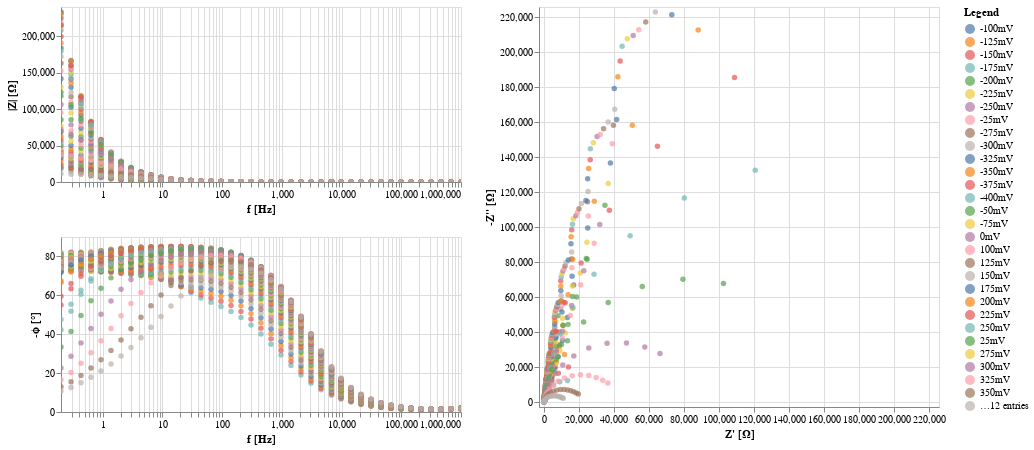

Write notebook code for a chart like this one.
### Markdown cell above
## Selection of cycles to analyze

### Code cell
from impedance.visualization import plot_altair
import altair as alt

dicts = {}
for step in range(0,potstepnumber):
    dicts[str(step*pot_step+pot_start) + "mV"] = {'f': frequencies[step], 'Z': Z[step]}
plot_altair(dicts)

### Figure 1 — Vega-Lite specification as saved in the notebook (floating-point values rounded to 4 significant figures; data arrays with more than 128 entries replaced by an {"elided": "..."} marker saying what was removed)
{"config": {"view": {"continuousWidth": 400, "continuousHeight": 300}, "background": "#FFFFFF"}, "hconcat": [{"vconcat": [{"layer": [{"mark": "circle", "encoding": {"color": {"type": "nominal", "field": "kind"}, "size": {"condition": {"value": 80, "selection": "selector001"}, "value": 30}, "x": {"type": "quantitative", "axis": {"title": "f [Hz]"}, "field": "f", "scale": {"nice": false, "type": "log"}}, "y": {"type": "quantitative", "axis": {"title": "|Z| [Ω]"}, "field": "mag"}}, "height": 175.0, "selection": {"selector001": {"type": "single", "on": "mouseover", "nearest": true, "empty": "none", "fields": ["f"]}, "selector003": {"type": "interval", "bind": "scales", "encodings": ["x", "y"]}}, "transform": [{"calculate": "sqrt(pow(datum.z_real,2) + pow(datum.z_imag,2))", "as": "mag"}, {"calculate": "-(180/PI)*atan(datum.z_imag/datum.z_real)", "as": "neg_phase"}], "width": 400}]}, {"layer": [{"mark": "circle", "encoding": {"color": {"type": "nominal", "field": "kind"}, "size": {"condition": {"value": 80, "selection": "selector001"}, "value": 30}, "x": {"type": "quantitative", "axis": {"title": "f [Hz]"}, "field": "f", "scale": {"nice": false, "type": "log"}}, "y": {"type": "quantitative", "axis": {"title": "-ϕ [°]"}, "field": "neg_phase"}}, "height": 175.0, "selection": {"selector001": {"type": "single", "on": "mouseover", "nearest": true, "empty": "none", "fields": ["f"]}, "selector003": {"type": "interval", "bind": "scales", "encodings": ["x", "y"]}}, "transform": [{"calculate": "sqrt(pow(datum.z_real,2) + pow(datum.z_imag,2))", "as": "mag"}, {"calculate": "-(180/PI)*atan(datum.z_imag/datum.z_real)", "as": "neg_phase"}], "width": 400}]}]}, {"layer": [{"mark": "circle", "encoding": {"color": {"type": "nominal", "field": "kind", "legend": {"title": "Legend"}}, "size": {"condition": {"value": 80, "selection": "selector001"}, "value": 30}, "x": {"type": "quantitative", "axis": {"title": "Z' [Ω]"}, "field": "z_real", "scale": {"domain": [29.58, 222900.0], "nice": false, "padding": 5}}, "y": {"type": "quantitative", "axis": {"title": "-Z'' [Ω]"}, "field": "neg_z_imag", "scale": {"domain": [0.5755, 222900.0], "nice": false, "padding": 5}}}, "height": 400, "selection": {"selector001": {"type": "single", "on": "mouseover", "nearest": true, "empty": "none", "fields": ["f"]}, "selector002": {"type": "interval", "bind": "scales", "encodings": ["x", "y"]}}, "transform": [{"calculate": "-datum.z_imag", "as": "neg_z_imag"}], "width": 400}]}], "data": {"name": "data-63c9a1a89de0641b58ac22d982c262d2"}, "$schema": "https://vega.github.io/schema/vega-lite/v4.8.1.json", "datasets": {"data-63c9a1a89de0641b58ac22d982c262d2": {"elided": "1681 records"}}}
